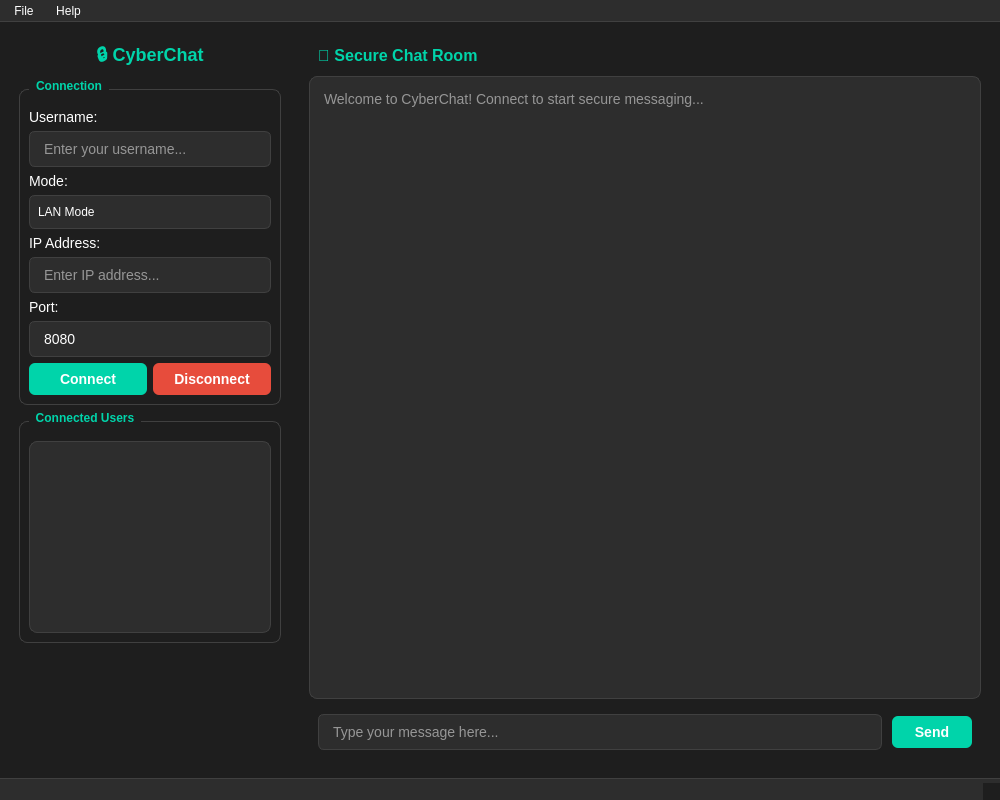
<?xml version="1.0" encoding="UTF-8"?>
<ui version="4.0">
 <class>MainWindow</class>
 <widget class="QMainWindow" name="MainWindow">
  <property name="geometry">
   <rect>
    <x>0</x>
    <y>0</y>
    <width>1000</width>
    <height>800</height>
   </rect>
  </property>
  <property name="windowTitle">
   <string>CyberChat - Secure Anonymous Messaging</string>
  </property>
  <property name="styleSheet">
   <string>QMainWindow {
    background-color: #1e1e1e;
    color: #ffffff;
}

QWidget {
    background-color: #1e1e1e;
    color: #ffffff;
    font-family: 'Segoe UI', Arial, sans-serif;
}

/* Chat Area Styling */
QTextEdit {
    background-color: #2d2d2d;
    border: 1px solid #404040;
    border-radius: 8px;
    padding: 10px;
    font-size: 14px;
    color: #ffffff;
}

QTextEdit:focus {
    border: 2px solid #00d4aa;
}

/* Input Field Styling */
QLineEdit {
    background-color: #2d2d2d;
    border: 1px solid #404040;
    border-radius: 6px;
    padding: 8px 12px;
    font-size: 14px;
    color: #ffffff;
}

QLineEdit:focus {
    border: 2px solid #00d4aa;
    background-color: #363636;
}

/* Button Styling */
QPushButton {
    background-color: #00d4aa;
    color: #ffffff;
    border: none;
    border-radius: 6px;
    padding: 8px 16px;
    font-weight: bold;
    font-size: 14px;
}

QPushButton:hover {
    background-color: #00b894;
}

QPushButton:pressed {
    background-color: #00a085;
}

QPushButton#disconnectButton {
    background-color: #e74c3c;
}

QPushButton#disconnectButton:hover {
    background-color: #c0392b;
}

/* List Widget Styling */
QListWidget {
    background-color: #2d2d2d;
    border: 1px solid #404040;
    border-radius: 8px;
    padding: 5px;
}

QListWidget::item {
    padding: 8px;
    border-radius: 4px;
    margin: 2px;
}

QListWidget::item:selected {
    background-color: #00d4aa;
    color: #ffffff;
}

QListWidget::item:hover {
    background-color: #404040;
}

/* Label Styling */
QLabel {
    color: #ffffff;
    font-size: 14px;
}

QLabel#titleLabel {
    font-size: 18px;
    font-weight: bold;
    color: #00d4aa;
}

/* Status Bar Styling */
QStatusBar {
    background-color: #2d2d2d;
    border-top: 1px solid #404040;
    color: #ffffff;
}

/* Group Box Styling */
QGroupBox {
    border: 1px solid #404040;
    border-radius: 8px;
    margin-top: 10px;
    padding-top: 10px;
    font-weight: bold;
    color: #00d4aa;
}

QGroupBox::title {
    subcontrol-origin: margin;
    left: 10px;
    padding: 0 5px 0 5px;
}</string>
  </property>
  <widget class="QWidget" name="centralwidget">
   <layout class="QHBoxLayout" name="horizontalLayout_main">
    <property name="spacing">
     <number>10</number>
    </property>
    <property name="leftMargin">
     <number>10</number>
    </property>
    <property name="topMargin">
     <number>10</number>
    </property>
    <property name="rightMargin">
     <number>10</number>
    </property>
    <property name="bottomMargin">
     <number>10</number>
    </property>
    <item>
     <widget class="QWidget" name="leftPanel" native="true">
      <property name="maximumSize">
       <size>
        <width>280</width>
        <height>16777215</height>
       </size>
      </property>
      <layout class="QVBoxLayout" name="verticalLayout_left">
       <item>
        <widget class="QLabel" name="titleLabel">
         <property name="text">
          <string>🔒 CyberChat</string>
         </property>
         <property name="alignment">
          <set>Qt::AlignmentFlag::AlignCenter</set>
         </property>
        </widget>
       </item>
       <item>
        <widget class="QGroupBox" name="connectionGroup">
         <property name="title">
          <string>Connection</string>
         </property>
         <layout class="QVBoxLayout" name="verticalLayout_connection">
          <item>
           <widget class="QLabel" name="usernameLabel">
            <property name="text">
             <string>Username:</string>
            </property>
           </widget>
          </item>
          <item>
           <widget class="QLineEdit" name="usernameLineEdit">
            <property name="placeholderText">
             <string>Enter your username...</string>
            </property>
           </widget>
          </item>
          <item>
           <widget class="QLabel" name="modeLabel">
            <property name="text">
             <string>Mode:</string>
            </property>
           </widget>
          </item>
          <item>
           <widget class="QComboBox" name="modeComboBox">
            <property name="styleSheet">
             <string>QComboBox {
    background-color: #2d2d2d;
    border: 1px solid #404040;
    border-radius: 6px;
    padding: 8px;
    color: #ffffff;
}

QComboBox::drop-down {
    border: none;
}

QComboBox::down-arrow {
    image: url(:/icons/arrow_down.png);
    width: 12px;
    height: 12px;
}

QComboBox QAbstractItemView {
    background-color: #2d2d2d;
    border: 1px solid #404040;
    selection-background-color: #00d4aa;
}</string>
            </property>
            <item>
             <property name="text">
              <string>LAN Mode</string>
             </property>
            </item>
            <item>
             <property name="text">
              <string>WAN Mode (Server)</string>
             </property>
            </item>
            <item>
             <property name="text">
              <string>WAN Mode (Client)</string>
             </property>
            </item>
           </widget>
          </item>
          <item>
           <widget class="QLabel" name="ipLabel">
            <property name="text">
             <string>IP Address:</string>
            </property>
           </widget>
          </item>
          <item>
           <widget class="QLineEdit" name="ipLineEdit">
            <property name="placeholderText">
             <string>Enter IP address...</string>
            </property>
           </widget>
          </item>
          <item>
           <widget class="QLabel" name="portLabel">
            <property name="text">
             <string>Port:</string>
            </property>
           </widget>
          </item>
          <item>
           <widget class="QLineEdit" name="portLineEdit">
            <property name="text">
             <string>8080</string>
            </property>
            <property name="placeholderText">
             <string>Port number</string>
            </property>
           </widget>
          </item>
          <item>
           <layout class="QHBoxLayout" name="connectionButtonsLayout">
            <item>
             <widget class="QPushButton" name="connectButton">
              <property name="text">
               <string>Connect</string>
              </property>
             </widget>
            </item>
            <item>
             <widget class="QPushButton" name="disconnectButton">
              <property name="enabled">
               <bool>false</bool>
              </property>
              <property name="text">
               <string>Disconnect</string>
              </property>
             </widget>
            </item>
           </layout>
          </item>
         </layout>
        </widget>
       </item>
       <item>
        <widget class="QGroupBox" name="usersGroup">
         <property name="title">
          <string>Connected Users</string>
         </property>
         <layout class="QVBoxLayout" name="verticalLayout_users">
          <item>
           <widget class="QListWidget" name="usersListWidget">
            <property name="alternatingRowColors">
             <bool>true</bool>
            </property>
           </widget>
          </item>
         </layout>
        </widget>
       </item>
       <item>
        <spacer name="verticalSpacer">
         <property name="orientation">
          <enum>Qt::Orientation::Vertical</enum>
         </property>
         <property name="sizeHint" stdset="0">
          <size>
           <width>20</width>
           <height>40</height>
          </size>
         </property>
        </spacer>
       </item>
      </layout>
     </widget>
    </item>
    <item>
     <widget class="QWidget" name="chatPanel" native="true">
      <layout class="QVBoxLayout" name="verticalLayout_chat">
       <item>
        <widget class="QLabel" name="chatHeaderLabel">
         <property name="styleSheet">
          <string>font-size: 16px; font-weight: bold; color: #00d4aa; padding: 5px;</string>
         </property>
         <property name="text">
          <string>💬 Secure Chat Room</string>
         </property>
        </widget>
       </item>
       <item>
        <widget class="QTextEdit" name="chatDisplayTextEdit">
         <property name="readOnly">
          <bool>true</bool>
         </property>
         <property name="placeholderText">
          <string>Welcome to CyberChat! Connect to start secure messaging...</string>
         </property>
        </widget>
       </item>
       <item>
        <widget class="QWidget" name="messageInputWidget" native="true">
         <layout class="QHBoxLayout" name="horizontalLayout_input">
          <property name="spacing">
           <number>10</number>
          </property>
          <item>
           <widget class="QLineEdit" name="messageLineEdit">
            <property name="placeholderText">
             <string>Type your message here...</string>
            </property>
           </widget>
          </item>
          <item>
           <widget class="QPushButton" name="sendButton">
            <property name="enabled">
             <bool>false</bool>
            </property>
            <property name="minimumSize">
             <size>
              <width>80</width>
              <height>0</height>
             </size>
            </property>
            <property name="text">
             <string>Send</string>
            </property>
           </widget>
          </item>
         </layout>
        </widget>
       </item>
      </layout>
     </widget>
    </item>
   </layout>
  </widget>
  <widget class="QStatusBar" name="statusbar">
   <property name="styleSheet">
    <string>QStatusBar {
    background-color: #2d2d2d;
    border-top: 1px solid #404040;
    color: #ffffff;
}</string>
   </property>
  </widget>
  <widget class="QMenuBar" name="menubar">
   <property name="geometry">
    <rect>
     <x>0</x>
     <y>0</y>
     <width>1000</width>
     <height>20</height>
    </rect>
   </property>
   <property name="styleSheet">
    <string>QMenuBar {
    background-color: #2d2d2d;
    color: #ffffff;
    border-bottom: 1px solid #404040;
}

QMenuBar::item {
    background-color: transparent;
    padding: 4px 8px;
}

QMenuBar::item:selected {
    background-color: #00d4aa;
    color: #ffffff;
}

QMenu {
    background-color: #2d2d2d;
    color: #ffffff;
    border: 1px solid #404040;
}

QMenu::item:selected {
    background-color: #00d4aa;
}</string>
   </property>
   <widget class="QMenu" name="menuFile">
    <property name="title">
     <string>File</string>
    </property>
    <addaction name="actionNew_Connection"/>
    <addaction name="separator"/>
    <addaction name="actionExit"/>
   </widget>
   <widget class="QMenu" name="menuHelp">
    <property name="title">
     <string>Help</string>
    </property>
    <addaction name="actionAbout"/>
   </widget>
   <addaction name="menuFile"/>
   <addaction name="menuHelp"/>
  </widget>
  <action name="actionNew_Connection">
   <property name="text">
    <string>New Connection</string>
   </property>
   <property name="shortcut">
    <string>Ctrl+N</string>
   </property>
  </action>
  <action name="actionExit">
   <property name="text">
    <string>Exit</string>
   </property>
   <property name="shortcut">
    <string>Ctrl+Q</string>
   </property>
  </action>
  <action name="actionAbout">
   <property name="text">
    <string>About CyberChat</string>
   </property>
  </action>
 </widget>
 <tabstops>
  <tabstop>usernameLineEdit</tabstop>
  <tabstop>modeComboBox</tabstop>
  <tabstop>ipLineEdit</tabstop>
  <tabstop>portLineEdit</tabstop>
  <tabstop>connectButton</tabstop>
  <tabstop>disconnectButton</tabstop>
  <tabstop>messageLineEdit</tabstop>
  <tabstop>sendButton</tabstop>
  <tabstop>chatDisplayTextEdit</tabstop>
  <tabstop>usersListWidget</tabstop>
 </tabstops>
 <resources/>
 <connections/>
</ui>
